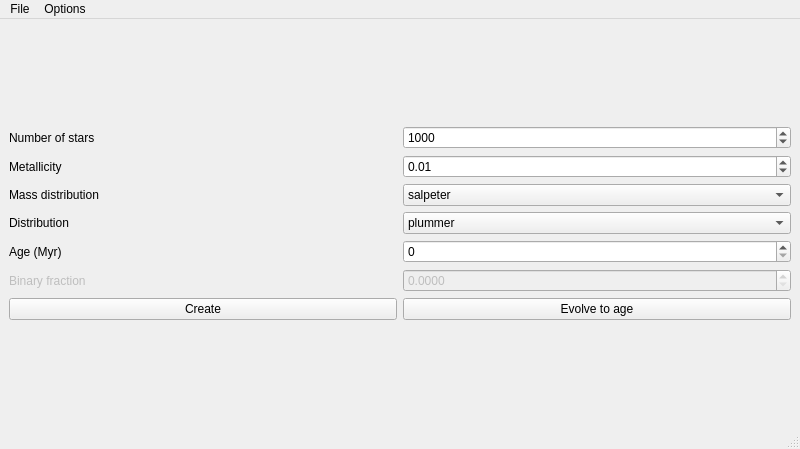
<?xml version="1.0" encoding="UTF-8"?>
<ui version="4.0">
 <class>MASC</class>
 <widget class="QMainWindow" name="MASC">
  <property name="geometry">
   <rect>
    <x>0</x>
    <y>0</y>
    <width>800</width>
    <height>449</height>
   </rect>
  </property>
  <property name="windowTitle">
   <string>MASC</string>
  </property>
  <widget class="QWidget" name="centralwidget">
   <layout class="QGridLayout" name="gridLayout">
    <item row="0" column="1">
     <layout class="QVBoxLayout" name="controls_box">
      <item>
       <layout class="QHBoxLayout" name="number_of_stars_box_layout">
        <item>
         <widget class="QLabel" name="number_of_stars_label">
          <property name="text">
           <string>Number of stars</string>
          </property>
         </widget>
        </item>
        <item>
         <widget class="QSpinBox" name="number_of_stars_box">
          <property name="minimum">
           <number>1</number>
          </property>
          <property name="maximum">
           <number>100000</number>
          </property>
          <property name="value">
           <number>1000</number>
          </property>
         </widget>
        </item>
       </layout>
      </item>
      <item>
       <layout class="QHBoxLayout" name="star_metallicity_layout">
        <item>
         <widget class="QLabel" name="star_metallicity_label">
          <property name="text">
           <string>Metallicity</string>
          </property>
         </widget>
        </item>
        <item>
         <widget class="QDoubleSpinBox" name="star_metallicity_box">
          <property name="minimum">
           <double>0.000000000000000</double>
          </property>
          <property name="maximum">
           <double>3.000000000000000</double>
          </property>
          <property name="singleStep">
           <double>0.001000000000000</double>
          </property>
          <property name="value">
           <double>0.010000000000000</double>
          </property>
         </widget>
        </item>
       </layout>
      </item>
      <item>
       <layout class="QHBoxLayout" name="mass_distribution_layout">
        <item>
         <widget class="QLabel" name="mass_distribution_label">
          <property name="text">
           <string>Mass distribution</string>
          </property>
         </widget>
        </item>
        <item>
         <widget class="QComboBox" name="mass_distribution_box">
          <item>
           <property name="text">
            <string>salpeter</string>
           </property>
          </item>
          <item>
           <property name="text">
            <string>kroupa</string>
           </property>
          </item>
          <item>
           <property name="text">
            <string>fixed</string>
           </property>
          </item>
         </widget>
        </item>
       </layout>
      </item>
      <item>
       <layout class="QHBoxLayout" name="star_distribution_layout">
        <item>
         <widget class="QLabel" name="star_distribution_label">
          <property name="text">
           <string>Distribution</string>
          </property>
         </widget>
        </item>
        <item>
         <widget class="QComboBox" name="star_distribution_box">
          <item>
           <property name="text">
            <string>plummer</string>
           </property>
          </item>
          <item>
           <property name="text">
            <string>king</string>
           </property>
          </item>
         </widget>
        </item>
       </layout>
      </item>
      <item>
       <layout class="QHBoxLayout" name="age_layout">
        <item>
         <widget class="QLabel" name="age_label">
          <property name="text">
           <string>Age (Myr)</string>
          </property>
         </widget>
        </item>
        <item>
         <widget class="QSpinBox" name="age_box">
          <property name="maximum">
           <number>13800</number>
          </property>
         </widget>
        </item>
       </layout>
      </item>
      <item>
       <layout class="QHBoxLayout" name="binary_fraction_layout">
        <item>
         <widget class="QLabel" name="binary_fraction_label">
          <property name="enabled">
           <bool>false</bool>
          </property>
          <property name="text">
           <string>Binary fraction</string>
          </property>
         </widget>
        </item>
        <item>
         <widget class="QDoubleSpinBox" name="binary_fraction_box">
          <property name="enabled">
           <bool>false</bool>
          </property>
          <property name="decimals">
           <number>4</number>
          </property>
          <property name="maximum">
           <double>1.000000000000000</double>
          </property>
          <property name="singleStep">
           <double>0.010000000000000</double>
          </property>
         </widget>
        </item>
       </layout>
      </item>
      <item>
       <layout class="QHBoxLayout" name="button_layout">
        <item>
         <widget class="QPushButton" name="createButton">
          <property name="text">
           <string>Create</string>
          </property>
         </widget>
        </item>
        <item>
         <widget class="QPushButton" name="evolveButton">
          <property name="text">
           <string>Evolve to age</string>
          </property>
         </widget>
        </item>
       </layout>
      </item>
     </layout>
    </item>
    <item row="0" column="0">
     <layout class="QVBoxLayout" name="plot_area"/>
    </item>
   </layout>
  </widget>
  <widget class="QMenuBar" name="menubar">
   <property name="geometry">
    <rect>
     <x>0</x>
     <y>0</y>
     <width>800</width>
     <height>22</height>
    </rect>
   </property>
   <widget class="QMenu" name="menuFile">
    <property name="title">
     <string>File</string>
    </property>
    <addaction name="actionSave"/>
    <addaction name="actionLoad"/>
    <addaction name="actionExport_figure"/>
   </widget>
   <widget class="QMenu" name="menuOptions">
    <property name="title">
     <string>Options</string>
    </property>
    <addaction name="actionPlot_with_Fresco"/>
   </widget>
   <addaction name="menuFile"/>
   <addaction name="menuOptions"/>
  </widget>
  <widget class="QStatusBar" name="statusbar"/>
  <action name="actionNew">
   <property name="text">
    <string>New</string>
   </property>
  </action>
  <action name="actionSave">
   <property name="enabled">
    <bool>false</bool>
   </property>
   <property name="text">
    <string>Save</string>
   </property>
  </action>
  <action name="actionLoad">
   <property name="enabled">
    <bool>false</bool>
   </property>
   <property name="text">
    <string>Load</string>
   </property>
  </action>
  <action name="actionExport_figure">
   <property name="enabled">
    <bool>false</bool>
   </property>
   <property name="text">
    <string>Export figure</string>
   </property>
  </action>
  <action name="actionPlot_with_Fresco">
   <property name="checkable">
    <bool>true</bool>
   </property>
   <property name="enabled">
    <bool>false</bool>
   </property>
   <property name="text">
    <string>Plot with Fresco</string>
   </property>
  </action>
 </widget>
 <resources/>
 <connections/>
</ui>
